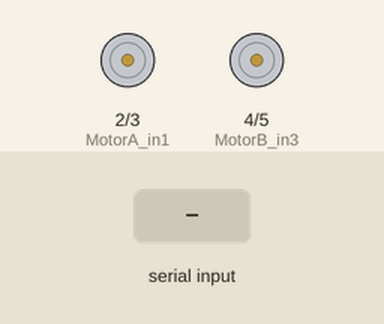
Recording of a sketch running on a simulated Arduino Uno, built with avr-gcc and run on an emulated ATmega328P. On the bench: motor-driver pin pairs drawn as motors (green arrow = first pin HIGH = forward, orange = second pin HIGH = backward, longer = more drive, scaled by the enable pin). The inputs (shaded band) are chosen by the test bench.

Above: at 1.2 s.
1.3 s: "B" received over Serial
At 2.0 s:
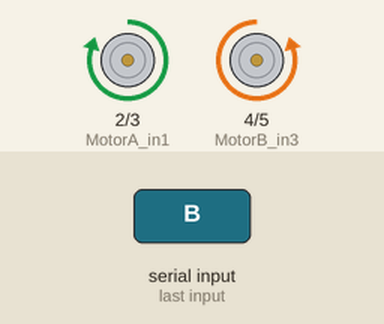
2.8 s: "F" received over Serial
At 3.1 s:
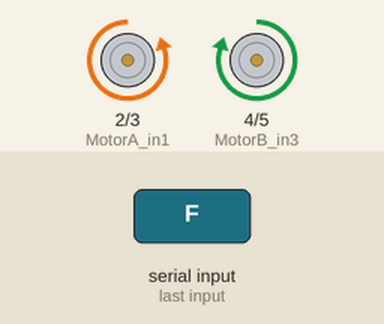
4.3 s: "R" received over Serial
At 5.4 s:
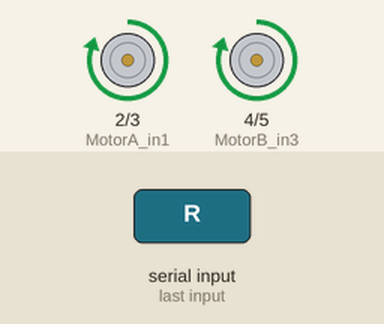
5.8 s: "L" received over Serial
At 6.6 s:
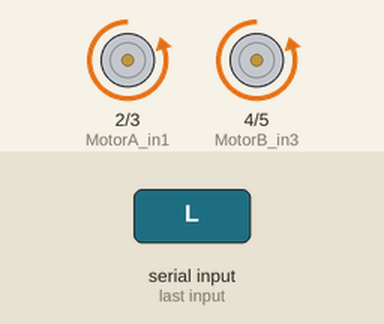
Timing chart, 0 to 8.3 s (numbered marks = the images above; inputs shaded):
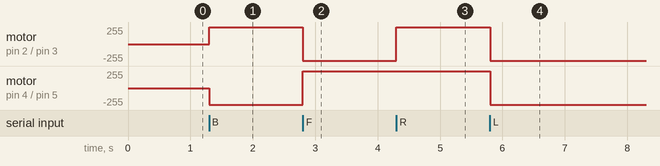

The sketch:

1st_code.ino
```cpp
int MotorA_in1 =2;
int MotorA_in2 =3;
int MotorB_in3 =4;
int MotorB_in4 =5;
int MotorA_PWM =9;
int MotorB_PWM =10;
char sms;

void setup() {
  Serial.begin(9600);
  pinMode(MotorA_in1, OUTPUT);
  pinMode(MotorA_in2, OUTPUT);
  pinMode(MotorB_in3, OUTPUT);
  pinMode(MotorB_in4, OUTPUT);
  pinMode(MotorA_PWM, OUTPUT);
  pinMode(MotorB_PWM, OUTPUT);

}
void loop() {
   analogWrite(MotorA_PWM, 252);
   analogWrite(MotorB_PWM, 252);

   if(Serial.available()) {
   sms = Serial.read();
   }
   if(sms == 'B') {
    RobotBackward();
   }
   if(sms == 'F') {
    RobotForward();
   }
   if(sms == 'R') {
    RobotRight();
   }
   if(sms == 'L') {
    RobotLeft();
   }


   }
void RobotForward() {
  digitalWrite(MotorA_in1, LOW);
  digitalWrite(MotorA_in2, HIGH);
  digitalWrite(MotorB_in3, HIGH);
  digitalWrite(MotorB_in4, LOW);

}

void RobotStop() {

  digitalWrite(MotorA_in1, LOW);
  digitalWrite(MotorA_in2, LOW);
  digitalWrite(MotorB_in3, LOW);
  digitalWrite(MotorB_in4, LOW);
}

void RobotBackward() {
  digitalWrite(MotorA_in1, HIGH);
  digitalWrite(MotorA_in2, LOW);
  digitalWrite(MotorB_in3, LOW);
  digitalWrite(MotorB_in4, HIGH);
}


void RobotRight() {
    digitalWrite(MotorA_in1, HIGH);
  digitalWrite(MotorA_in2, LOW);
  digitalWrite(MotorB_in3, HIGH);
  digitalWrite(MotorB_in4, LOW);
}

void RobotLeft() {
    digitalWrite(MotorA_in1, LOW);
  digitalWrite(MotorA_in2, HIGH);
  digitalWrite(MotorB_in3, LOW);
  digitalWrite(MotorB_in4, HIGH);

}
```

Measured:
- after the input at 1.3 s, motor on pin 2 (MotorA_in1) / pin 3 (MotorA_in2): stopped → forward 252/255 at once; motor on pin 4 (MotorB_in3) / pin 5 (MotorB_in4): stopped → backward 252/255 at once
- after the input at 2.8 s, motor on pin 2 (MotorA_in1) / pin 3 (MotorA_in2): forward 252/255 → backward 252/255 at once; motor on pin 4 (MotorB_in3) / pin 5 (MotorB_in4): backward 252/255 → forward 252/255 at once
- after the input at 4.3 s, motor on pin 2 (MotorA_in1) / pin 3 (MotorA_in2): backward 252/255 → forward 252/255 at once
- after the input at 5.8 s, motor on pin 2 (MotorA_in1) / pin 3 (MotorA_in2), motor on pin 4 (MotorB_in3) / pin 5 (MotorB_in4): forward 252/255 → backward 252/255 at once
